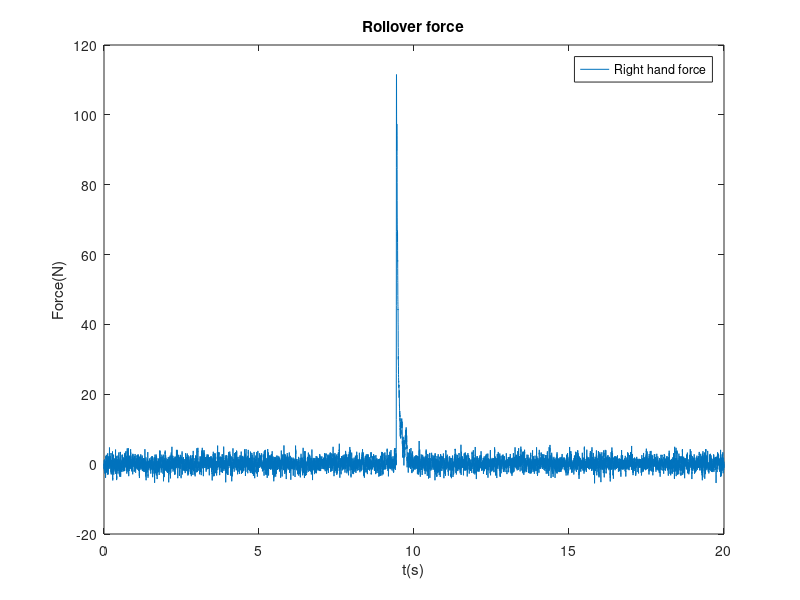

Reproduce this figure in MATLAB.
clc
load('right_sensor.mat');
t =ch0(1,:);
R0=ch0(2,:)/5*1000;
offsetR = mean(R0(1:500));

windowSize = 5;
R=filter(ones(1,windowSize)/windowSize,1,R0-offsetR)

% R = R0-offsetR
% t = t(4700:5000)
% R = R(4700:5000)
plot(t,R)
xlabel('t(s)')
ylabel('Force(N)')
legend('Right hand force')
title('Rollover force')


